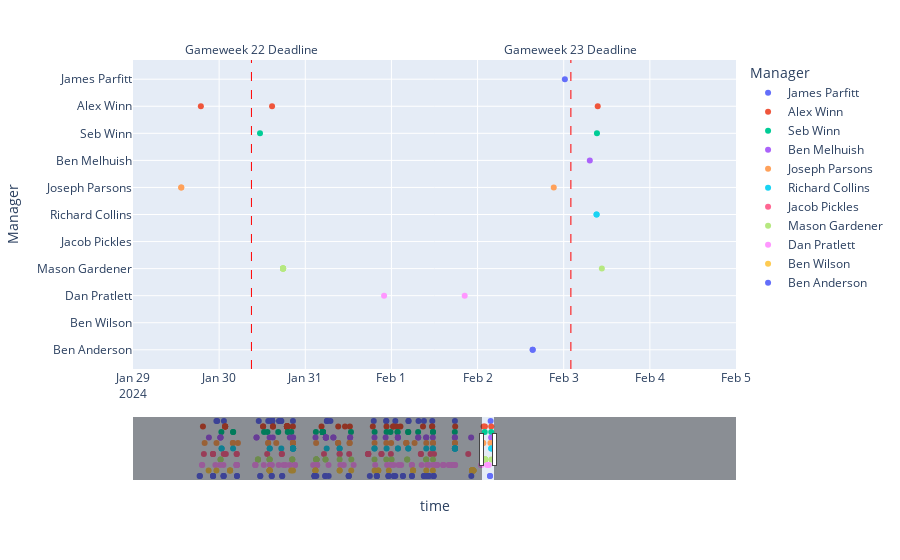

The notebook cell saved with this chart:
### Markdown cell above
# Plot

### Code cell
fig = (
    px.scatter(
        all_managers_transfers_df,
        x="time",
        y="Manager",
        color="Manager",
        hover_name=None,
        hover_data={
            "Manager": True,
            "time": False,
            "element_in": True,
            "element_in_cost": True,
            "element_out": True,
            "element_out_cost": True,
            "event": False,
        },
    )
    .update_xaxes(rangeslider_visible=True, range=["2024-01-29", "2024-02-05"])
    .update_layout(showlegend=True, yaxis_type="category", hovermode="x unified")
)
for gw in range(1, 39):
    fig.add_vline(
        x=datetime.datetime.strptime(
            bootstrap_static_df.loc[gw - 1, "deadline_time"], "%Y-%m-%dT%H:%M:%SZ" # type: ignore
        ).timestamp()
        * 1000,
        line_width=1,
        line_dash="dash",
        line_color="red",
        annotation_text=f"Gameweek {gw} Deadline",
        annotation_position="top",
    )
fig.show()
